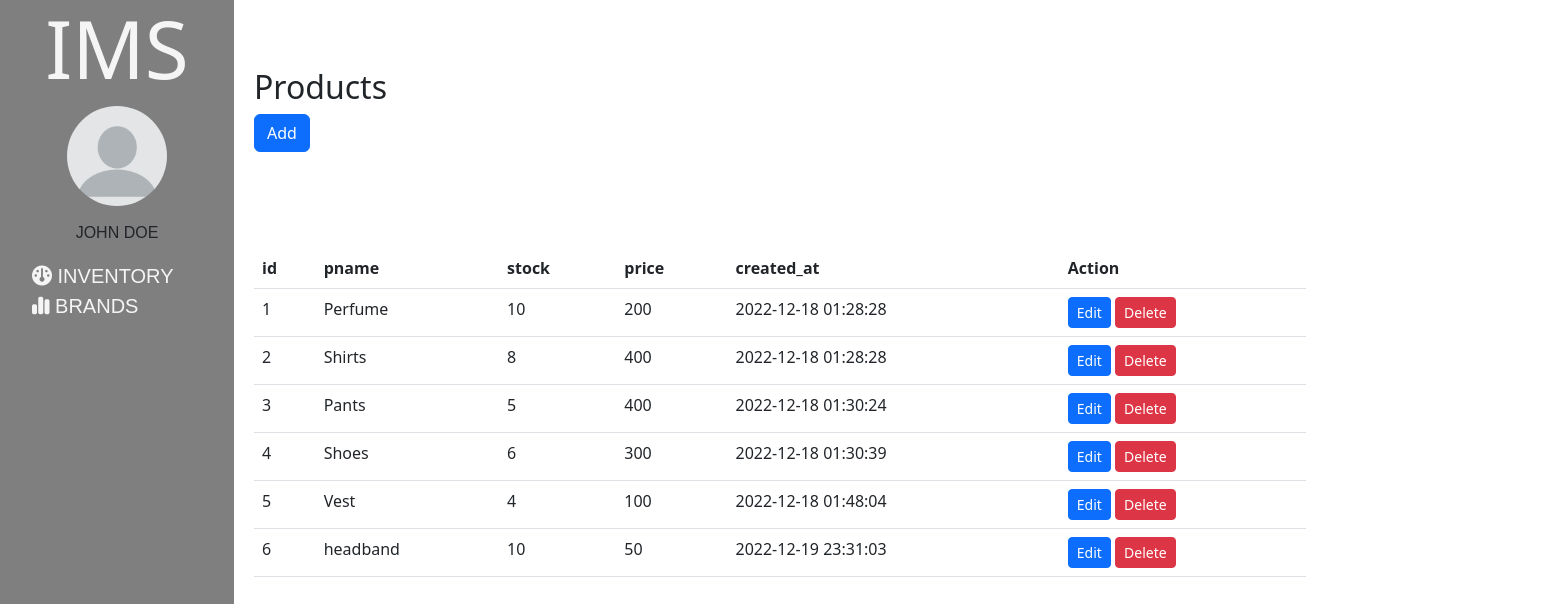
Screenshot of /login/dashboard.php with the database file from the repository.
### tables this page shows
CREATE TABLE `products` (
  `id` int(11) NOT NULL,
  `pname` varchar(100) NOT NULL,
  `stock` int(200) NOT NULL,
  `price` int(200) DEFAULT NULL,
  `created_at` datetime NOT NULL DEFAULT current_timestamp()
);

### login/dashboard.php (the view, shortened to what this page needs)
<!DOCTYPE html>
<html>
    <head>
        <link rel="stylesheet" type ="text/css" href="../login/login.css">
          <link rel="stylesheet" href="https://cdn.jsdelivr.net/npm/bootstrap@5.2.3/dist/css/bootstrap.min.css">
    </head>
    <body>
        <div>
            <div id="dashboardMainContainer">
            <div class="dashboard_sidebar" id="dasboard_sidebar">
                    <h3 class="dashboard_logo">IMS
                    </h3>
                    <div class="dashboard_sidebar_user">
                        <img src="../images/121.png" alt="user image"/>
                        <span>
                            <p>John Doe</p></span>
                    </div>
                    <div class="dashboard_sidebar_menus">
                        <ul class="dashboard_menu_lists">
                            <li>
                            <a href="../login/dashboard.php"  style="text-decoration: none;"><i class="fa-solid fa-dashboard "></i> Inventory </a></li>
                            <li>
                            <a href="brands.php"  style="text-decoration: none;"><i class="fa-sharp fa-solid fa-chart-simple"></i> Brands </a></li>
                        </ul>
                    </div>
                </div>
            <div class="dashboard_content_container my-5">
                <h2> Products</h2>
                <a class ="btn btn-primary" href="add.php" role="button">Add</a>
                <br>
                <table class="table">
                <thead>
                    <tr>
                        <th>id</th>
                        <th>pname</th>
                        <th>stock</th>
                        <th>price</th>
                        <th>created_at</th>
                        <th>Action</th>
                </thead>
            <tbody>
            <?php
                    $servername = "localhost";
                    $username = "root";
                    $password = "";
                    $database = "ims";
                    $connection = new mysqli($servername, $username, $password, $database);
                    $sql = "SELECT * FROM products";
                    $result = $connection->query($sql);
                    while($row = $result->fetch_assoc()){
                        echo "
                        <tr>
                        <td>$row[id]</td>
                        <td>$row[pname]</td>
                        <td>$row[stock]</td>
                        <td>$row[price]</td>
                        <td>$row[created_at]</td>
                        <td>
                        <a class ='btn btn-primary btn-sm' href= 'edit.php?id=$row[id]'> Edit</a>
                        <a class ='btn btn-danger btn-sm' href= 'delete.php?id=$row[id]'> Delete</a>
                        </td>
                        </tr>
                        ";
                    }
                    ?>
            </tbody>
            <div class="dashboard_nav">
            </div>
                <div class="dashboard_content">
                 </div>
            </div>
        </div>
    </body>
</html>

### login/login.css (style rules this page uses)
*,*::before,*::after { box-sizing:border-box }
body,h1,h2,h3,h4,p,figure,blockquote,dl,dd { margin:0 }
body { min-height:100vh;text-rendering:optimizeSpeed;line-height:1.5 }
a:not([class]) { text-decoration-skip-ink:auto }
img,picture { max-width:100%;display:block }
div.dashboard_sidebar_user img { height: 100px; width: 100px; margin-left: auto; margin-right: auto; margin-top:10px; margin-bottom: 10px; border-radius: 50% ; }
div.dashboard_sidebar_user span { font-family: 'Gill Sans', 'Gill Sans MT', Calibri, 'Trebuchet MS', sans-serif; text-transform: uppercase; }
div.dashboard_sidebar_user span p { text-align: center; padding-top: 5px; }
#dashboardMainContainer { display: flex; flex-direction: row; }
div.dashboard_sidebar { width: 15%; background: rgba(0,0,0,0.5); height:100vh; }
div.dashboard_content_container { width:70%; padding: 20px; }
div.dashboard_sidebar_menus li { list-style: none; }
div.dashboard_sidebar_menus li a { height:100%; display: block; font-size: 20px; color: whitesmoke; font-family: 'Gill Sans', 'Gill Sans MT', Calibri, 'Trebuchet MS', sans-serif; }
h3.dashboard_logo { color: whitesmoke ; font-size: 80px; text-align: center; }
ul.dashboard_menu_lists li { font-size: 16px; text-transform: uppercase; }
div.dashboard_nav { background: #fff; width: 1619px; padding:18px }
div.dashboard_content { padding: 50px 10px 10px 10px; }

### rows the page displays
products: id "1", pname "Perfume", stock "10", price "200", created_at "2022-12-18 01:28:28"
products: id "2", pname "Shirts", stock "8", price "400", created_at "2022-12-18 01:28:28"
products: id "3", pname "Pants", stock "5", price "400", created_at "2022-12-18 01:30:24"
products: id "4", pname "Shoes", stock "6", price "300", created_at "2022-12-18 01:30:39"
products: id "5", pname "Vest", stock "4", price "100", created_at "2022-12-18 01:48:04"
products: id "6", pname "headband", stock "10", price "50", created_at "2022-12-19 23:31:03"
